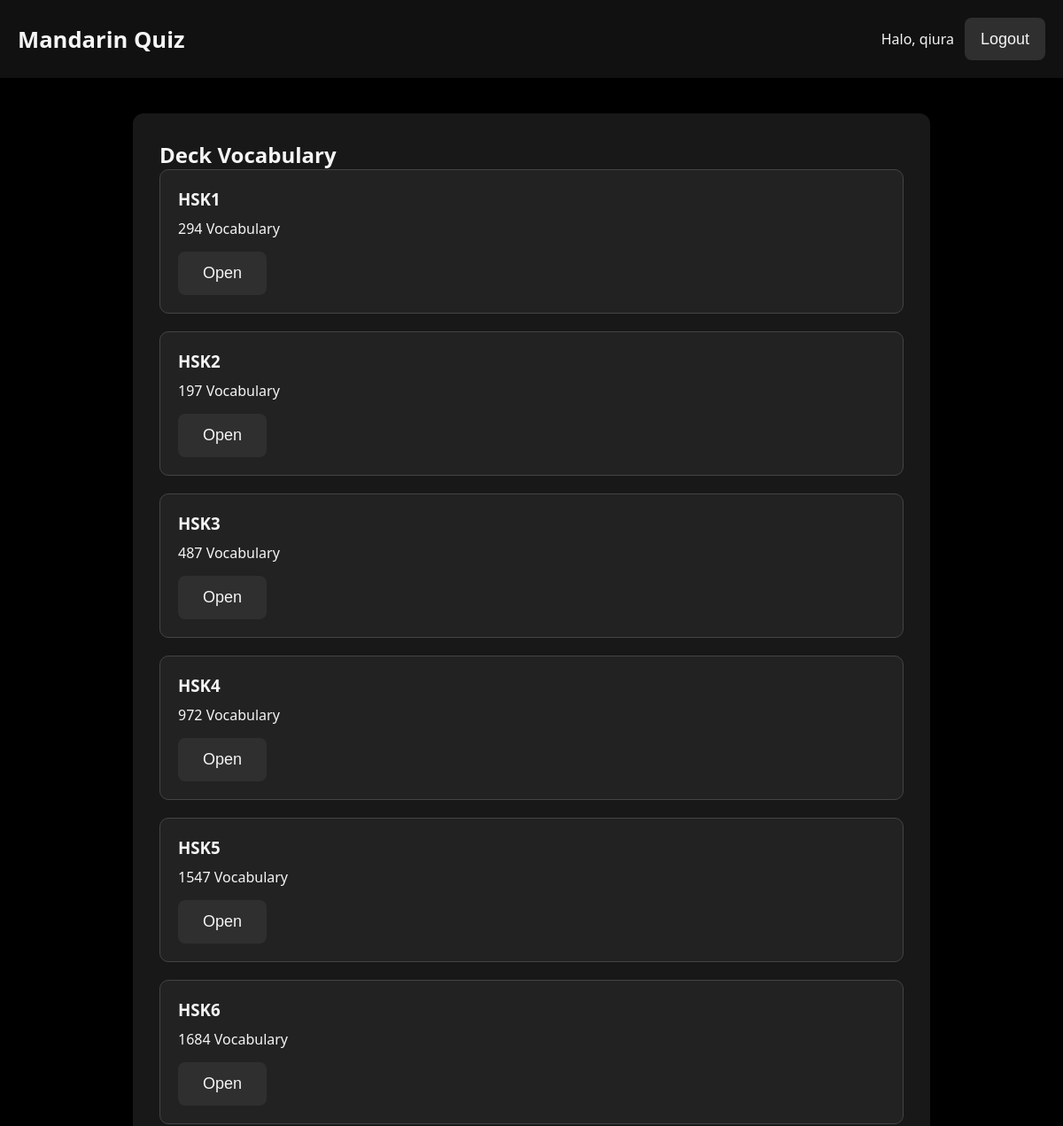
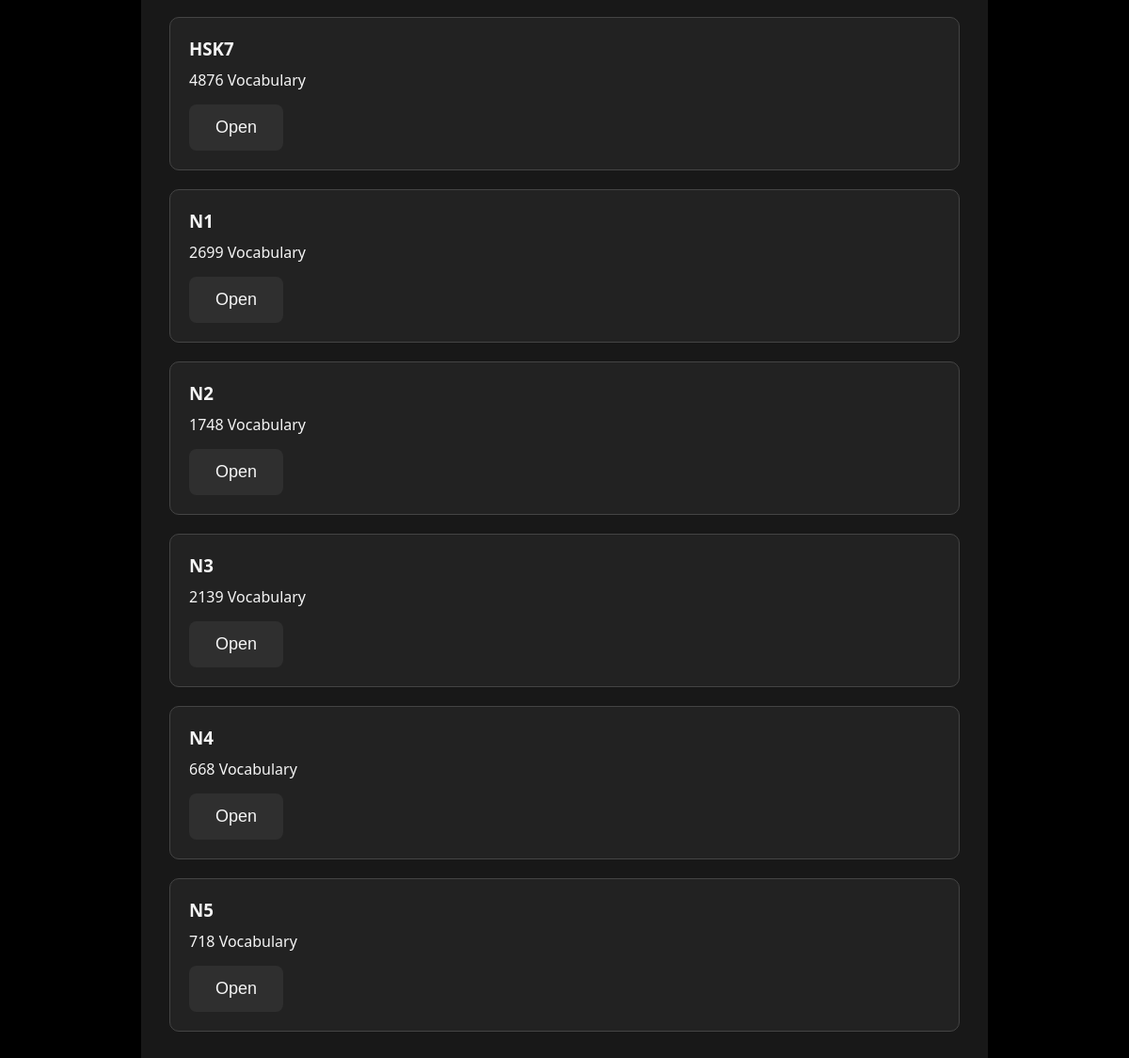
The app's page / (signed in) with its own data (2 pictures, top to bottom).
### database/models.py (models this page shows, shortened)
class Deck(models.Model):
    name = models.CharField(max_length=50, unique=True)
    description = models.TextField(blank=True)
    stage_size = models.PositiveIntegerField(default=20)
    mastery_target = models.PositiveIntegerField(default=80)

### database/views.py (the view)
# urls.py: 2. Add a URL to urlpatterns:  path('', views.home, name='home')
def home(request):
    decks = Deck.objects.all()
    return render(request, "home.html", {"decks": decks, "user": request.user})

### templates/home.html (shortened to what this page needs)
{% extends "base.html" %}
{% block content %}
<h2>Deck Vocabulary</h2>
{% if decks %}
    {% for deck in decks %}
        <div class="deck-card">
            <h3>{{ deck.name }}</h3>
            <p>
                {{ deck.vocabularies.count }}
                Vocabulary
            </p>
            <a
                href="{% url 'deck_detail' deck.id %}">
                <button>
                    Open
                </button>
            </a>
        </div>
    {% endfor %}
{% else %}
    <p>
        No decks.
    </p>
{% endif %}
{% endblock %}

### templates/base.html (shortened to what this page needs)
{% load static %}
<!DOCTYPE html>
<html lang="en">
<head>
    <link
        rel="stylesheet"
        href="{% static 'css/style.css' %}">
</head>
<body>
<header>
    <h1>
        Mandarin Quiz
    </h1>
    <div class="header-actions">
        {% if user.is_authenticated %}
            <span>Halo, {{ user.username }}</span>
            <a href="{% url 'logout' %}"><button class="header-button">Logout</button></a>
        {% else %}
            <a href="{% url 'login' %}"><button class="header-button">Login</button></a>
        {% endif %}
    </div>
</header>
<main>
    {% block content %}
    {% endblock %}
</main>
</body>
</html>

### static/css/style.css (style rules this page uses)
* { margin:0; padding:0; box-sizing:border-box; }
body { font-family:Segoe UI,sans-serif; min-height:100vh; background:#000000; color:#f5f5f5; position:relative; overflow-x:hidden; }
header { background:#111111; color:#f5f5f5; padding:20px; display:flex; align-items:center; justify-content:space-between; gap:16px; flex-wrap:wrap; }
header h1 { margin:0; font-size:1.6rem; text-align:left; }
.header-actions { display:flex; align-items:center; gap:12px; }
.header-button { padding:12px 18px; min-width:auto; }
main { max-width:900px; margin:40px auto; background:rgba(27, 27, 27, 0.9); border-radius:12px; padding:30px; box-shadow:0 5px 20px rgba(0,0,0,.5); backdrop-filter:blur(8px); }
button { cursor:pointer; border:none; background:#2f2f2f; color:#f5f5f5; padding:14px 28px; border-radius:8px; font-size:18px; min-height:48px; }
.deck-card { border:1px solid #444444; border-radius:10px; padding:20px; margin-bottom:20px; background:#222222; }
.deck-card h3 { margin-bottom:10px; }
.deck-card p { margin-bottom:15px; }

### records on screen
Deck: name "HSK1", vocabularies.count "294"
Deck: name "HSK2", vocabularies.count "197"
Deck: name "HSK3", vocabularies.count "487"
Deck: name "HSK4", vocabularies.count "972"
Deck: name "HSK5", vocabularies.count "1547"
Deck: name "HSK6", vocabularies.count "1684"
Deck: name "HSK7", vocabularies.count "4876"
Deck: name "N1", vocabularies.count "2699"
Deck: name "N2", vocabularies.count "1748"
Deck: name "N3", vocabularies.count "2139"
Deck: name "N4", vocabularies.count "668"
Deck: name "N5", vocabularies.count "718"

### other values on screen
{{ user.username }} "qiura"
